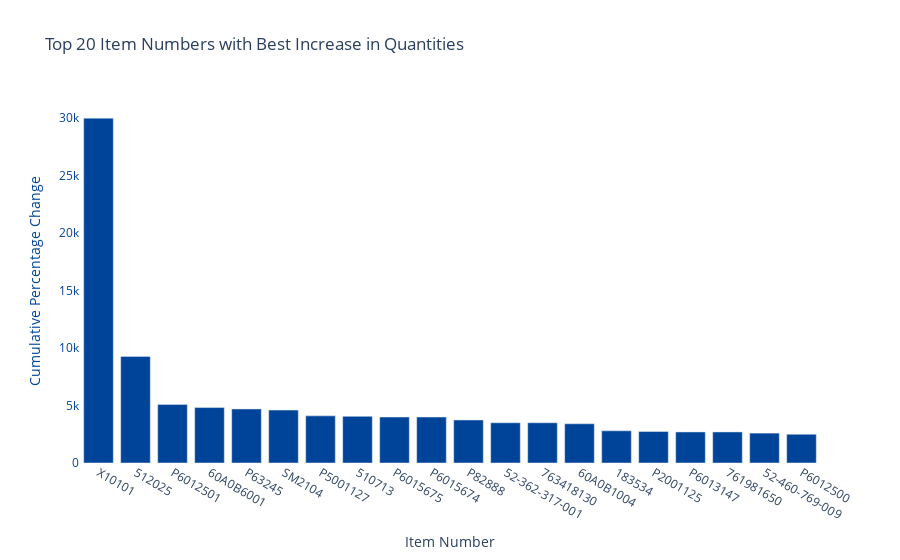
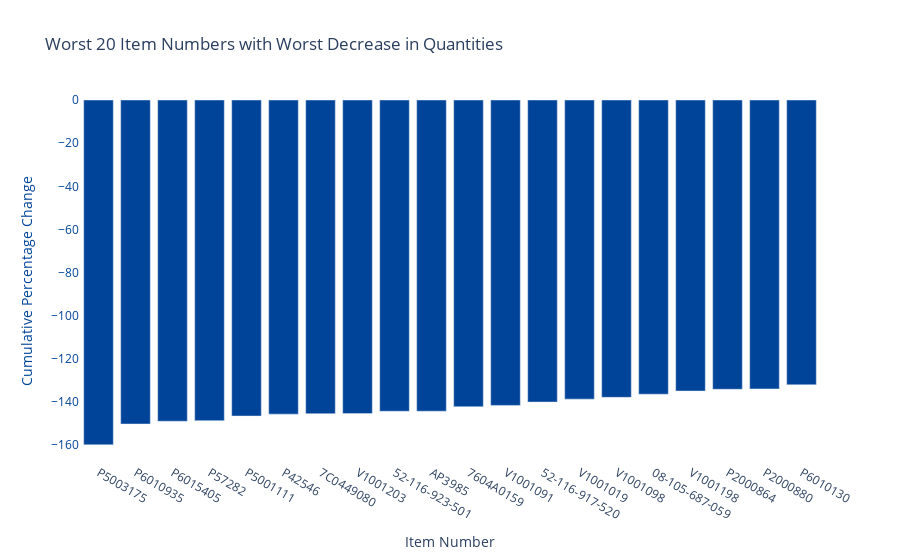

The notebook cell saved with these charts, in order:
### Code cell
import plotly.graph_objects as go

# Data for the top 20 items with the best increase
top_20_increase = {
    "X10101": 30000.0,
    "512025": 9275.0,
    "P6012501": 5100.0,
    "60A0B6001": 4825.0,
    "P63245": 4700.0,
    "SM2104": 4604.166667,
    "P5001127": 4100.0,
    "510713": 4056.250000,
    "P6015675": 4000.0,
    "P6015674": 4000.0,
    "P82888": 3741.201717,
    "52-362-317-001": 3500.0,
    "763418130": 3500.0,
    "60A0B1004": 3412.500000,
    "183534": 2800.0,
    "P2001125": 2738.849020,
    "P6013147": 2700.0,
    "761981650": 2700.0,
    "52-460-769-009": 2600.0,
    "P6012500": 2500.0
}

# Data for the worst 20 items with the worst decrease
worst_20_decrease = {
    "P5003175": -159.818182,
    "P6010935": -150.168350,
    "P6015405": -148.888889,
    "P57282": -148.609559,
    "P5001111": -146.474359,
    "P42546": -145.591603,
    "7C0449080": -145.368421,
    "V1001203": -145.340502,
    "52-116-923-501": -144.256757,
    "AP3985": -144.230769,
    "7604A0159": -142.142857,
    "V1001091": -141.538462,
    "52-116-917-520": -140.000000,
    "V1001019": -138.636364,
    "V1001098": -137.807683,
    "08-105-687-059": -136.354430,
    "V1001198": -134.871795,
    "P2000864": -134.071326,
    "P2000880": -133.909858,
    "P6010130": -132.003546
}

# Plotting top 20 increase
fig1 = go.Figure([go.Bar(x=list(top_20_increase.keys()), y=list(top_20_increase.values()), marker_color='#004499')])
fig1.update_layout(
    title='Top 20 Item Numbers with Best Increase in Quantities',
    xaxis_title='Item Number',
    yaxis_title='Cumulative Percentage Change',
    yaxis=dict(color='#004499'),
    paper_bgcolor='white',
    plot_bgcolor='white'
)
fig1.show()

# Plotting worst 20 decrease
fig2 = go.Figure([go.Bar(x=list(worst_20_decrease.keys()), y=list(worst_20_decrease.values()), marker_color='#004499')])
fig2.update_layout(
    title='Worst 20 Item Numbers with Worst Decrease in Quantities',
    xaxis_title='Item Number',
    yaxis_title='Cumulative Percentage Change',
    yaxis=dict(color='#004499'),
    paper_bgcolor='white',
    plot_bgcolor='white'
)
fig2.show()

### Figure 1 — Plotly figure (JSON) as saved in the notebook; plotly's stock layout.template omitted (floating-point values rounded to 4 significant figures)
{"data": [{"marker": {"color": "#004499"}, "type": "bar", "x": ["X10101", "512025", "P6012501", "60A0B6001", "P63245", "SM2104", "P5001127", "510713", "P6015675", "P6015674", "P82888", "52-362-317-001", "763418130", "60A0B1004", "183534", "P2001125", "P6013147", "761981650", "52-460-769-009", "P6012500"], "y": [30000, 9275, 5100, 4825, 4700, 4604.0, 4100, 4056.0, 4000, 4000, 3741.0, 3500, 3500, 3412.0, 2800, 2739.0, 2700, 2700, 2600, 2500]}], "layout": {"paper_bgcolor": "white", "plot_bgcolor": "white", "title": {"text": "Top 20 Item Numbers with Best Increase in Quantities"}, "xaxis": {"title": {"text": "Item Number"}}, "yaxis": {"color": "#004499", "title": {"text": "Cumulative Percentage Change"}}}}

### Figure 2 — Plotly figure (JSON) as saved in the notebook; plotly's stock layout.template omitted (floating-point values rounded to 4 significant figures)
{"data": [{"marker": {"color": "#004499"}, "type": "bar", "x": ["P5003175", "P6010935", "P6015405", "P57282", "P5001111", "P42546", "7C0449080", "V1001203", "52-116-923-501", "AP3985", "7604A0159", "V1001091", "52-116-917-520", "V1001019", "V1001098", "08-105-687-059", "V1001198", "P2000864", "P2000880", "P6010130"], "y": [-159.8, -150.2, -148.9, -148.6, -146.5, -145.6, -145.4, -145.3, -144.3, -144.2, -142.1, -141.5, -140, -138.6, -137.8, -136.4, -134.9, -134.1, -133.9, -132.0]}], "layout": {"paper_bgcolor": "white", "plot_bgcolor": "white", "title": {"text": "Worst 20 Item Numbers with Worst Decrease in Quantities"}, "xaxis": {"title": {"text": "Item Number"}}, "yaxis": {"color": "#004499", "title": {"text": "Cumulative Percentage Change"}}}}
